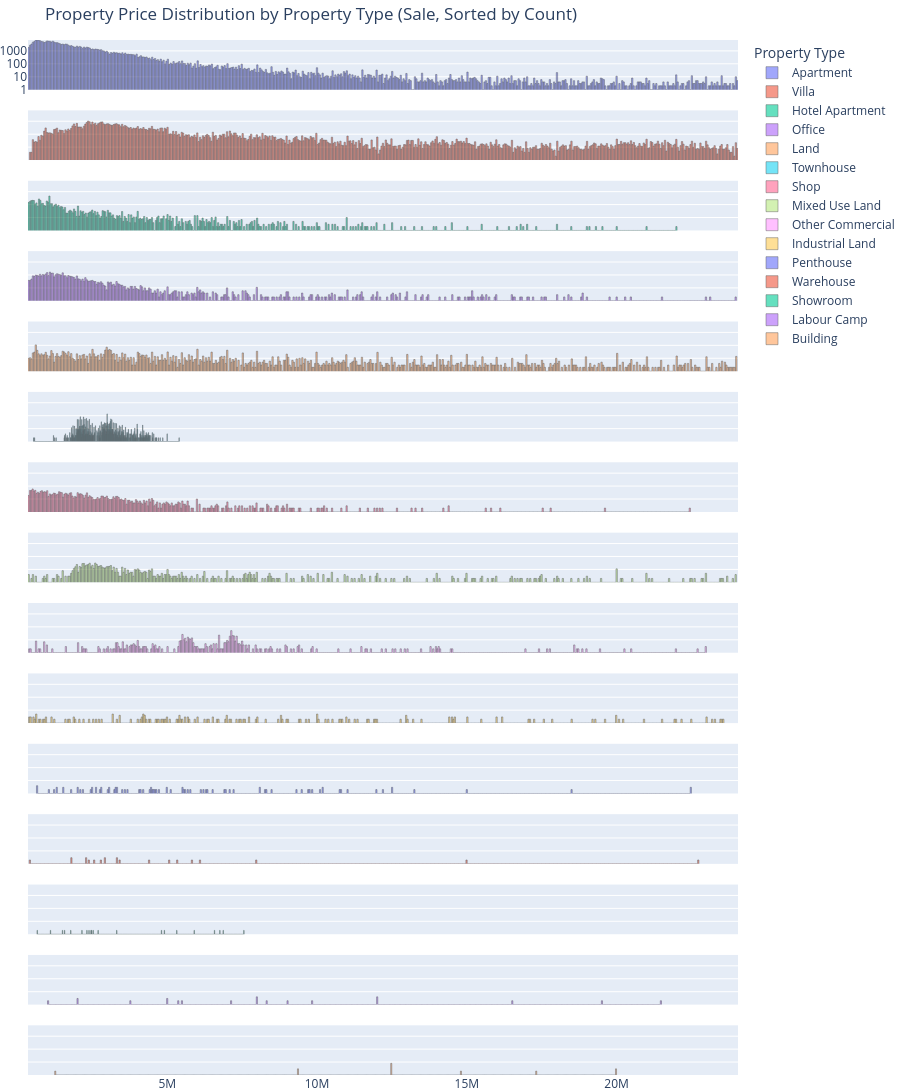

Write notebook code for a chart like this one.
### Code cell
# ======== HELPER FUNCTIONS ========
def get_file_path(data_type):
    """Get file path based on data type"""
    if data_type.lower() == "sale":
        return r"E:\pgpt\datas\sales\sales_from_2024.csv"
    elif data_type.lower() == "rent":
        return r"E:\pgpt\datas\rents\rents_from_2024.csv"\

def load_and_prepare_data(file_path):
    df = pd.read_csv(file_path, low_memory=False)
    df['price_per_square'] = df.apply(
        lambda row: row['price'] / row['area'] if row['area'] != 0 else None,
        axis=1
    )
    return df

def filter_data(df, column):
    p1 = df[column].quantile(0.01)
    p99 = df[column].quantile(0.99)
    return df[(df[column] >= p1) & (df[column] <= p99)]

def create_subplot_figure(df, property_types, target_column, title):
    """Create subplot figure for property types"""
    max_count = 0
    hist_data = {}
    
    for ptype in property_types:
        counts, bin_edges = np.histogram(
            df[df["property_type"] == ptype][target_column], 
            bins=500
        )
        counts = counts + 1  
        hist_data[ptype] = (counts, bin_edges)
        max_count = max(max_count, counts.max())
    
    fig = make_subplots(
        rows=len(property_types),
        cols=1,
        shared_xaxes=True,
        vertical_spacing=0.02
    )
    
    for i, ptype in enumerate(property_types, start=1):
        counts, bin_edges = hist_data[ptype]
        bin_centers = 0.5 * (bin_edges[1:] + bin_edges[:-1])
        
        fig.add_trace(
            go.Bar(
                x=bin_centers,
                y=counts,
                marker_line_color='black',
                marker_line_width=0.5,
                opacity=0.6,
                name=ptype
            ),
            row=i,
            col=1
        )
        
        fig.update_yaxes(
            type="log",
            range=[0, np.log10(max_count)],
            showticklabels=(i == 1),
            row=i,
            col=1
        )
    
    fig.update_layout(
        height=250 * len(property_types),
        title=title,
        bargap=0.05,
        legend_title="Property Type",
        margin=dict(l=0, r=0, t=40, b=0)
    )
    return fig
# ======== PLOTTING FUNCTIONS ========
def plot_basic_histogram(data_type, metric):
    """Plot basic histogram for selected metric"""
    file_path = get_file_path(data_type)
    df = load_and_prepare_data(file_path)
    df_filtered = filter_data(df, metric)
    
    # Set labels and titles based on metric
    if metric == "price":
        x_label = "Price"
        title_metric = "Property Prices"
        nbins = 1000 if data_type == "rent" else 500
    else:
        x_label = "Price per Square"
        title_metric = "Price per Square"
        nbins = 500
    
    fig = px.histogram(
        df_filtered,
        x=metric,
        nbins=nbins,
        title=f"Histogram of {title_metric} ({data_type.capitalize()}, 1st to 99th Percentile)",
        labels={metric: x_label, "count": "Number of Properties"},
        log_x=True
    )
    fig.update_traces(marker_line_color='black', marker_line_width=1)
    fig.update_layout(bargap=0.05)
    fig.show()

def plot_log_histogram(data_type, metric):
    """Plot log-scale histogram using matplotlib/seaborn"""
    file_path = get_file_path(data_type)
    df = load_and_prepare_data(file_path)
    df_filtered = filter_data(df, metric)
    
    # Set labels and titles based on metric
    if metric == "price":
        x_label = "Price (log scale)"
        title_metric = "Property Prices"
        bins = 120
    else:
        x_label = "Price per Square (log scale)"
        title_metric = "Property Price per Square"
        bins = 100
    
    plt.figure(figsize=(8, 6))
    sns.histplot(
        data=df_filtered,
        x=metric,
        bins=bins,
        edgecolor="black",
        kde=True,
        log_scale=(True, False),
    )
    plt.xlabel(x_label)
    plt.ylabel("Number of Properties")
    plt.title(f"Histogram of {title_metric} ({data_type.capitalize()}, Log X-Axis)")
    plt.grid(axis='y', alpha=0.3)
    plt.show()

def plot_property_type_distribution(data_type, metric):
    """Plot property distributions by type for selected metric"""
    file_path = get_file_path(data_type)
    df = load_and_prepare_data(file_path)
    df_filtered = filter_data(df, metric)
    
    # Set labels and titles based on metric
    if metric == "price":
        x_label = "Price"
        title_metric = "Property Price"
    else:
        x_label = "Price per Square"
        title_metric = "Price per Square"
    
    fig = px.histogram(
        df_filtered,
        x=metric,
        nbins=500,
        color="property_type",
        barmode="overlay",
        title=f"{title_metric} Distribution by Property Type ({data_type.capitalize()})",
        labels={metric: x_label, "count": "Number of Properties"}
    )
    fig.update_traces(marker_line_color='black', marker_line_width=0.5, opacity=0.6)
    fig.update_layout(bargap=0.05, legend_title="Property Type")
    fig.show()

def plot_detailed_property_type(data_type, metric):
    """Generate detailed property type analysis for selected metric"""
    file_path = get_file_path(data_type)
    df = load_and_prepare_data(file_path)
    df_filtered = filter_data(df, metric)
    
    # Set titles based on metric
    if metric == "price":
        title_metric = "Property Price"
    else:
        title_metric = "Price per Square"
    
    # Get property types sorted by count
    type_counts = df_filtered["property_type"].value_counts()
    property_types = type_counts.index.tolist()
    
    fig = create_subplot_figure(
        df_filtered, 
        property_types, 
        metric,
        f"{title_metric} Distribution by Property Type ({data_type.capitalize()}, Sorted by Count)"
    )
    fig.show()
# ======== MAIN PROGRAM ========
if __name__ == "__main__":
    # Step 1: Ask for data type (sale/rent)
    data_choice = input("Do you want to process 'sale' or 'rent' data? ").strip().lower()
    if data_choice not in ['sale', 'rent']:
        print("Invalid choice! Please enter either 'sale' or 'rent'.")
        exit()
    
    # Step 2: Ask for metric (price/price_per_square)
    metric_choice = input("Do you want to analyze 'price' or 'price_per_square'? ").strip().lower()
    if metric_choice not in ['price', 'price_per_square']:
        print("Invalid choice! Please enter either 'price' or 'price_per_square'.")
        exit()
    
    # Step 3: Show visualization menu
    print("\nAvailable visualizations:")
    print("1. Basic histogram (Plotly)")
    print("2. Log-scale histogram (Matplotlib/Seaborn)")
    print("3. Property type distribution (overlaid histograms)")
    print("4. Detailed property type analysis (subplots per type)")
    
    # Get plot choice
    try:
        plot_choice = int(input("Enter the number of the visualization you want to see: "))
    except ValueError:
        print("Please enter a valid number (1-4)")
        exit()
    
    # Execute chosen plot
    if plot_choice == 1:
        plot_basic_histogram(data_choice, metric_choice)
    elif plot_choice == 2:
        plot_log_histogram(data_choice, metric_choice)
    elif plot_choice == 3:
        plot_property_type_distribution(data_choice, metric_choice)
    elif plot_choice == 4:
        plot_detailed_property_type(data_choice, metric_choice)
    else:
        print("Invalid choice! Please select a number between 1 and 4.")

### Figure 1 — Plotly figure (JSON) as saved in the notebook; plotly's stock layout.template omitted (floating-point values rounded to 4 significant figures; data arrays with more than 128 entries replaced by an {"elided": "..."} marker saying what was removed)
{"data": [{"marker": {"line": {"color": "black", "width": 0.5}}, "name": "Apartment", "opacity": 0.6, "type": "bar", "x": {"elided": "500 float values"}, "xaxis": "x", "y": {"elided": "500 int values"}, "yaxis": "y"}, {"marker": {"line": {"color": "black", "width": 0.5}}, "name": "Villa", "opacity": 0.6, "type": "bar", "x": {"elided": "500 float values"}, "xaxis": "x2", "y": {"elided": "500 int values"}, "yaxis": "y2"}, {"marker": {"line": {"color": "black", "width": 0.5}}, "name": "Hotel Apartment", "opacity": 0.6, "type": "bar", "x": {"elided": "500 float values"}, "xaxis": "x3", "y": {"elided": "500 int values"}, "yaxis": "y3"}, {"marker": {"line": {"color": "black", "width": 0.5}}, "name": "Office", "opacity": 0.6, "type": "bar", "x": {"elided": "500 float values"}, "xaxis": "x4", "y": {"elided": "500 int values"}, "yaxis": "y4"}, {"marker": {"line": {"color": "black", "width": 0.5}}, "name": "Land", "opacity": 0.6, "type": "bar", "x": {"elided": "500 float values"}, "xaxis": "x5", "y": {"elided": "500 int values"}, "yaxis": "y5"}, {"marker": {"line": {"color": "black", "width": 0.5}}, "name": "Townhouse", "opacity": 0.6, "type": "bar", "x": {"elided": "500 float values"}, "xaxis": "x6", "y": {"elided": "500 int values"}, "yaxis": "y6"}, {"marker": {"line": {"color": "black", "width": 0.5}}, "name": "Shop", "opacity": 0.6, "type": "bar", "x": {"elided": "500 float values"}, "xaxis": "x7", "y": {"elided": "500 int values"}, "yaxis": "y7"}, {"marker": {"line": {"color": "black", "width": 0.5}}, "name": "Mixed Use Land", "opacity": 0.6, "type": "bar", "x": {"elided": "500 float values"}, "xaxis": "x8", "y": {"elided": "500 int values"}, "yaxis": "y8"}, {"marker": {"line": {"color": "black", "width": 0.5}}, "name": "Other Commercial", "opacity": 0.6, "type": "bar", "x": {"elided": "500 float values"}, "xaxis": "x9", "y": {"elided": "500 int values"}, "yaxis": "y9"}, {"marker": {"line": {"color": "black", "width": 0.5}}, "name": "Industrial Land", "opacity": 0.6, "type": "bar", "x": {"elided": "500 float values"}, "xaxis": "x10", "y": {"elided": "500 int values"}, "yaxis": "y10"}, {"marker": {"line": {"color": "black", "width": 0.5}}, "name": "Penthouse", "opacity": 0.6, "type": "bar", "x": {"elided": "500 float values"}, "xaxis": "x11", "y": {"elided": "500 int values"}, "yaxis": "y11"}, {"marker": {"line": {"color": "black", "width": 0.5}}, "name": "Warehouse", "opacity": 0.6, "type": "bar", "x": {"elided": "500 float values"}, "xaxis": "x12", "y": {"elided": "500 int values"}, "yaxis": "y12"}, {"marker": {"line": {"color": "black", "width": 0.5}}, "name": "Showroom", "opacity": 0.6, "type": "bar", "x": {"elided": "500 float values"}, "xaxis": "x13", "y": {"elided": "500 int values"}, "yaxis": "y13"}, {"marker": {"line": {"color": "black", "width": 0.5}}, "name": "Labour Camp", "opacity": 0.6, "type": "bar", "x": {"elided": "500 float values"}, "xaxis": "x14", "y": {"elided": "500 int values"}, "yaxis": "y14"}, {"marker": {"line": {"color": "black", "width": 0.5}}, "name": "Building", "opacity": 0.6, "type": "bar", "x": {"elided": "500 float values"}, "xaxis": "x15", "y": {"elided": "500 int values"}, "yaxis": "y15"}], "layout": {"bargap": 0.05, "height": 3750, "legend": {"title": {"text": "Property Type"}}, "margin": {"b": 0, "l": 0, "r": 0, "t": 40}, "title": {"text": "Property Price Distribution by Property Type (Sale, Sorted by Count)"}, "xaxis": {"anchor": "y", "domain": [0, 1], "matches": "x15", "showticklabels": false}, "xaxis10": {"anchor": "y10", "domain": [0, 1], "matches": "x15", "showticklabels": false}, "xaxis11": {"anchor": "y11", "domain": [0, 1], "matches": "x15", "showticklabels": false}, "xaxis12": {"anchor": "y12", "domain": [0, 1], "matches": "x15", "showticklabels": false}, "xaxis13": {"anchor": "y13", "domain": [0, 1], "matches": "x15", "showticklabels": false}, "xaxis14": {"anchor": "y14", "domain": [0, 1], "matches": "x15", "showticklabels": false}, "xaxis15": {"anchor": "y15", "domain": [0, 1]}, "xaxis2": {"anchor": "y2", "domain": [0, 1], "matches": "x15", "showticklabels": false}, "xaxis3": {"anchor": "y3", "domain": [0, 1], "matches": "x15", "showticklabels": false}, "xaxis4": {"anchor": "y4", "domain": [0, 1], "matches": "x15", "showticklabels": false}, "xaxis5": {"anchor": "y5", "domain": [0, 1], "matches": "x15", "showticklabels": false}, "xaxis6": {"anchor": "y6", "domain": [0, 1], "matches": "x15", "showticklabels": false}, "xaxis7": {"anchor": "y7", "domain": [0, 1], "matches": "x15", "showticklabels": false}, "xaxis8": {"anchor": "y8", "domain": [0, 1], "matches": "x15", "showticklabels": false}, "xaxis9": {"anchor": "y9", "domain": [0, 1], "matches": "x15", "showticklabels": false}, "yaxis": {"anchor": "x", "domain": [0.952, 1], "range": [0, 3.841], "showticklabels": true, "type": "log"}, "yaxis10": {"anchor": "x10", "domain": [0.34, 0.388], "range": [0, 3.841], "showticklabels": false, "type": "log"}, "yaxis11": {"anchor": "x11", "domain": [0.272, 0.32], "range": [0, 3.841], "showticklabels": false, "type": "log"}, "yaxis12": {"anchor": "x12", "domain": [0.204, 0.252], "range": [0, 3.841], "showticklabels": false, "type": "log"}, "yaxis13": {"anchor": "x13", "domain": [0.136, 0.184], "range": [0, 3.841], "showticklabels": false, "type": "log"}, "yaxis14": {"anchor": "x14", "domain": [0.068, 0.116], "range": [0, 3.841], "showticklabels": false, "type": "log"}, "yaxis15": {"anchor": "x15", "domain": [0, 0.048], "range": [0, 3.841], "showticklabels": false, "type": "log"}, "yaxis2": {"anchor": "x2", "domain": [0.884, 0.932], "range": [0, 3.841], "showticklabels": false, "type": "log"}, "yaxis3": {"anchor": "x3", "domain": [0.816, 0.864], "range": [0, 3.841], "showticklabels": false, "type": "log"}, "yaxis4": {"anchor": "x4", "domain": [0.748, 0.796], "range": [0, 3.841], "showticklabels": false, "type": "log"}, "yaxis5": {"anchor": "x5", "domain": [0.68, 0.728], "range": [0, 3.841], "showticklabels": false, "type": "log"}, "yaxis6": {"anchor": "x6", "domain": [0.612, 0.66], "range": [0, 3.841], "showticklabels": false, "type": "log"}, "yaxis7": {"anchor": "x7", "domain": [0.544, 0.592], "range": [0, 3.841], "showticklabels": false, "type": "log"}, "yaxis8": {"anchor": "x8", "domain": [0.476, 0.524], "range": [0, 3.841], "showticklabels": false, "type": "log"}, "yaxis9": {"anchor": "x9", "domain": [0.408, 0.456], "range": [0, 3.841], "showticklabels": false, "type": "log"}}}
